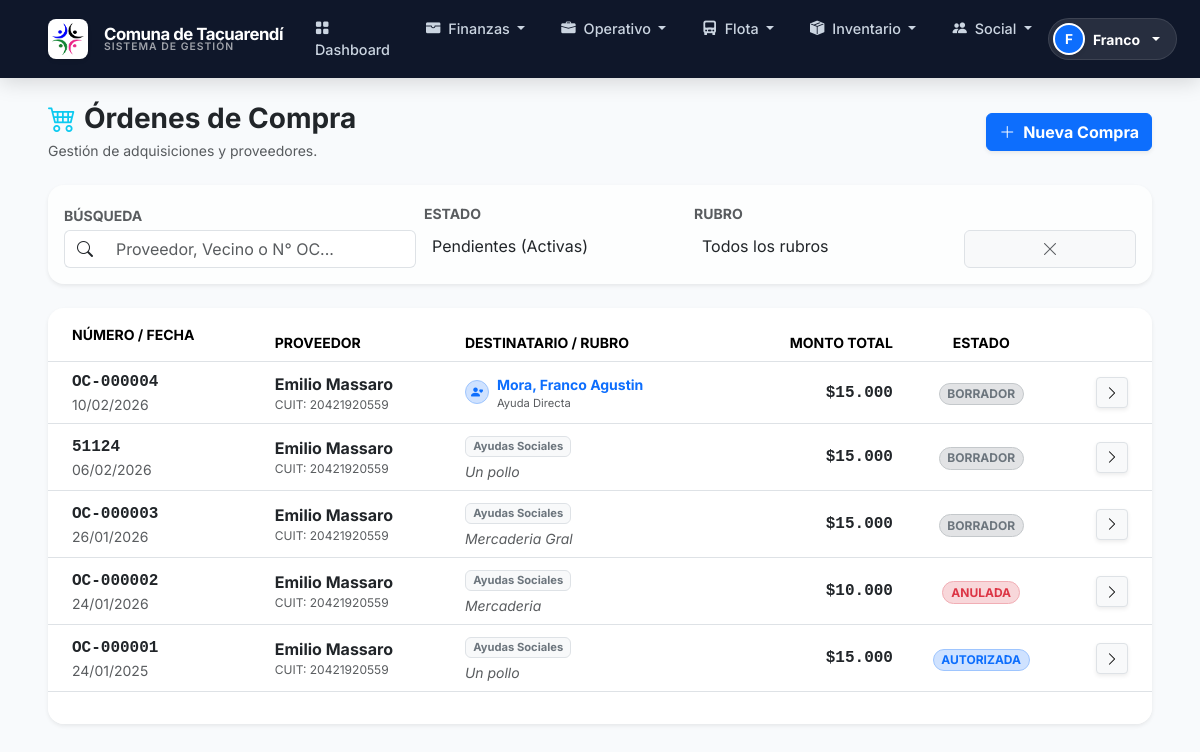
The app's page /ordenes-compra/ (signed in), older data.
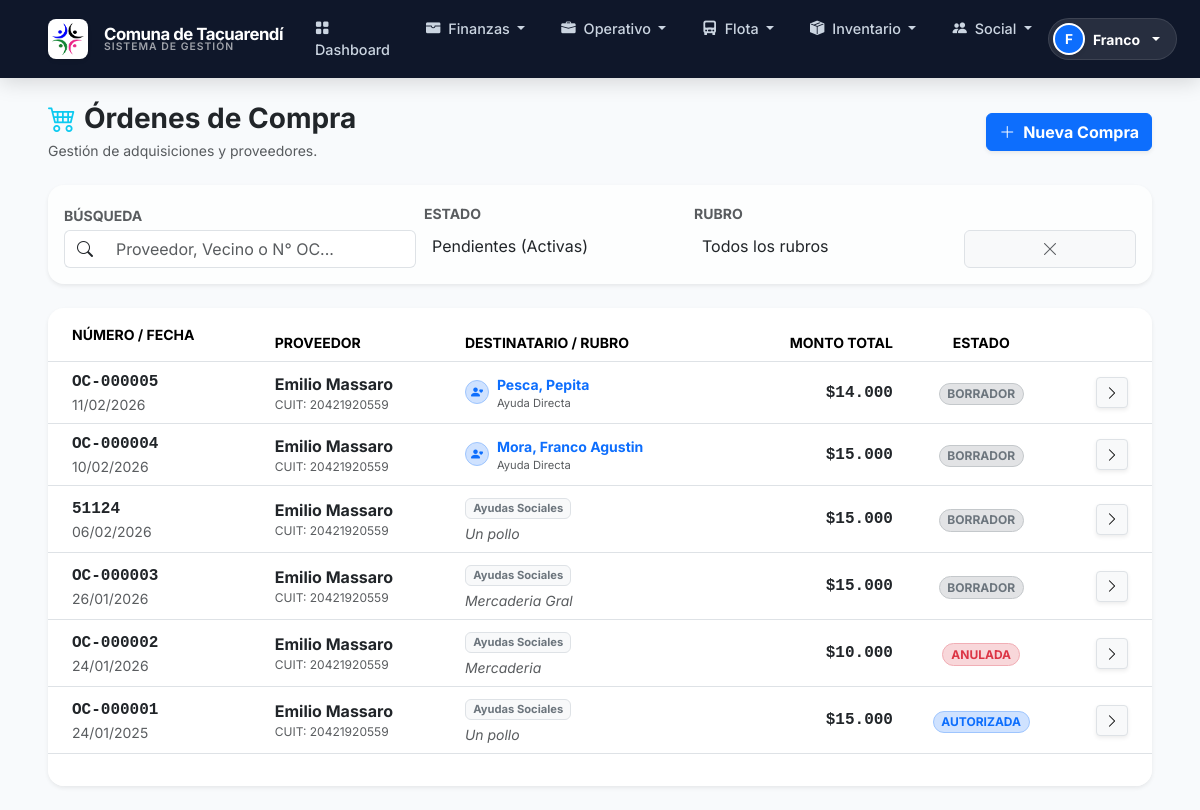
The same page, newer data.
### finanzas/models.py (models this page shows, shortened)
class OrdenCompra(models.Model):
    ESTADO_BORRADOR = "BORRADOR"
    ESTADO_AUTORIZADA = "AUTORIZADA"
    ESTADO_CERRADA = "CERRADA"
    ESTADO_ANULADA = "ANULADA"
    ESTADO_CHOICES = [
        (ESTADO_BORRADOR, "Borrador"),
        (ESTADO_AUTORIZADA, "Autorizada"),
        (ESTADO_CERRADA, "Cerrada"),
        (ESTADO_ANULADA, "Anulada"),
    ]
    RUBRO_CHOICES = [
        ("AS", "Ayudas Sociales"),
        ("CB", "Combustible"),
        ("OB", "Obras y Materiales"),
        ("SV", "Servicios"),
        ("PE", "Personal / Jornales"),
        ("HI", "Herramientas e Insumos"),
        ("OT", "Otros / General"),
    ]
    serie = models.ForeignKey('SerieOC', on_delete=models.SET_NULL, null=True, blank=True)
    numero = models.CharField(max_length=30, blank=True)
    fecha_oc = models.DateField()
    estado = models.CharField(max_length=15, choices=ESTADO_CHOICES, default=ESTADO_BORRADOR)
    rubro_principal = models.CharField(max_length=2, choices=RUBRO_CHOICES, default="OT", blank=True)
    proveedor = models.ForeignKey('Proveedor', on_delete=models.SET_NULL, null=True, blank=True)
    proveedor_nombre = models.CharField(max_length=200, blank=True)
    proveedor_cuit = models.CharField(max_length=20, blank=True)
    persona = models.ForeignKey(
        'Beneficiario',
        on_delete=models.SET_NULL,
        null=True,
        blank=True,
        verbose_name="Beneficiario (Opcional)",
        related_name="ordenes_compra",
        help_text="Si esta compra es una ayuda directa para un vecino, seleccionalo aquí."
    )
    area = models.ForeignKey('Area', on_delete=models.SET_NULL, null=True, blank=True)
    observaciones = models.TextField(blank=True)
    creado_por = models.ForeignKey(settings.AUTH_USER_MODEL, on_delete=models.SET_NULL, null=True)
    fecha_creacion = models.DateTimeField(auto_now_add=True)
    class Meta:
        verbose_name = "Orden de compra"
        verbose_name_plural = "Órdenes de compra"
        ordering = ["-id"]
    @property
    def total_monto(self):
        return self.lineas.aggregate(total=Sum('monto'))['total'] or 0

class Proveedor(models.Model):
    nombre = models.CharField(max_length=200)
    cuit = models.CharField(max_length=20, blank=True, db_index=True)
    direccion = models.CharField(max_length=255, blank=True)
    telefono = models.CharField(max_length=50, blank=True)
    email = models.EmailField(blank=True)
    rubro = models.CharField(max_length=100, blank=True, null=True, help_text="Ej: Ferretería, Combustible")
    cbu = models.CharField(max_length=100, blank=True, null=True, verbose_name="CBU/CVU")
    alias = models.CharField(max_length=100, blank=True, null=True, verbose_name="Alias Bancario")
    activo = models.BooleanField(default=True)
    class Meta:
        verbose_name = "Proveedor"
        verbose_name_plural = "Proveedores"

class Beneficiario(models.Model):
    TIPO_VINCULO_NINGUNO = "NINGUNO"
    TIPO_VINCULO_PLANTA = "PLANTA"
    TIPO_VINCULO_JORNAL = "JORNAL"
    TIPO_VINCULO_EVENTUAL = "EVENTUAL"
    TIPO_VINCULO_HONORARIO = "HONORARIO"
    TIPO_VINCULO_CHOICES = [
        (TIPO_VINCULO_NINGUNO, "Sin vínculo"),
        (TIPO_VINCULO_PLANTA, "Planta"),
        (TIPO_VINCULO_JORNAL, "Jornal"),
        (TIPO_VINCULO_EVENTUAL, "Eventual"),
        (TIPO_VINCULO_HONORARIO, "Honorarios"),
    ]
    nombre = models.CharField(max_length=100)
    apellido = models.CharField(max_length=100)
    dni = models.CharField(max_length=20, blank=True, db_index=True)
    fecha_nacimiento = models.DateField(null=True, blank=True)
    direccion = models.CharField(max_length=255, blank=True)
    barrio = models.CharField(max_length=100, blank=True)
    telefono = models.CharField(max_length=50, blank=True)
    notas = models.TextField(blank=True, help_text="Observaciones generales sobre la situación social")
    paga_servicios = models.BooleanField(default=False)
    detalle_servicios = models.CharField(max_length=255, blank=True)
    tipo_vinculo = models.CharField(max_length=20, choices=TIPO_VINCULO_CHOICES, default=TIPO_VINCULO_NINGUNO)
    sector_laboral = models.ForeignKey(Area, on_delete=models.SET_NULL, null=True, blank=True, related_name="beneficiarios_laborales")
    fecha_ingreso = models.DateField(null=True, blank=True)
    percibe_beneficio = models.BooleanField(default=False)
    beneficio_detalle = models.CharField(max_length=255, blank=True)
    beneficio_organismo = models.CharField(max_length=120, blank=True)
    beneficio_monto_aprox = models.DecimalField(max_digits=12, decimal_places=2, null=True, blank=True)
    activo = models.BooleanField(default=True)
    created = models.DateTimeField(auto_now_add=True)
    class Meta:
        verbose_name = "Beneficiario"
        verbose_name_plural = "Beneficiarios"
        ordering = ["apellido", "nombre"]
    def __str__(self):
        return f"{self.apellido}, {self.nombre}"

class OrdenCompraLinea(models.Model):
    orden = models.ForeignKey(OrdenCompra, on_delete=models.CASCADE, related_name="lineas")
    categoria = models.ForeignKey('Categoria', on_delete=models.PROTECT, null=True, blank=True)
    area = models.ForeignKey('Area', on_delete=models.SET_NULL, null=True, blank=True)
    descripcion = models.CharField(max_length=255)
    monto = models.DecimalField(max_digits=14, decimal_places=2)
    beneficiario = models.ForeignKey('Beneficiario', on_delete=models.SET_NULL, null=True, blank=True)

### finanzas/views_oc.py (the view, shortened to what this page needs)
# urls.py: path("ordenes-compra/", views_oc.OCListView.as_view(), name="oc_list"),
class OCListView(OperadorSocialRequiredMixin, ListView):
    model = OrdenCompra
    template_name = "finanzas/oc_list.html"
    context_object_name = "ordenes"
    paginate_by = 20
    ordering = ["-id"]
    def get_queryset(self):
        qs = super().get_queryset().select_related("proveedor", "area")
        q = self.request.GET.get("q")
        estado = self.request.GET.get("estado")
        if estado and estado != "TODAS":
            qs = qs.filter(estado=estado)
        return qs
    def get_context_data(self, **kwargs):
        ctx = super().get_context_data(**kwargs)
        ctx.update(roles_ctx(self.request.user))
        return ctx

### finanzas/context_processors.py (called while the page is built)
def roles_ctx(request):
    if request.user.is_authenticated:
        return get_roles_ctx(request.user)
    return {}

def comuna_ctx(request):
    return {
        "COMUNA_NOMBRE": getattr(settings, "COMUNA_NOMBRE", "Comuna de Tacuarendí"),
        "COMUNA_CUIT": getattr(settings, "COMUNA_CUIT", ""),
        "COMUNA_TELEFONO": getattr(settings, "COMUNA_TELEFONO", ""),
        "COMUNA_EMAIL": getattr(settings, "COMUNA_EMAIL", ""),
        "COMUNA_DIRECCION": getattr(settings, "COMUNA_DOMICILIO", ""),
    }

### finanzas/mixins.py (called while the page is built)
def _tiene_grupo(user, grupos):
    if not user:
        return False
    if not getattr(user, "is_authenticated", False):
        return False
    if user.is_superuser:
        return True
    return user.groups.filter(name__in=grupos).exists()

def es_admin_sistema(user):
    return _tiene_grupo(user, ["ADMIN_SISTEMA", "ADMIN"])

def es_staff_finanzas(user):
    return _tiene_grupo(user, ["Finanzas", "STAFF_FINANZAS", "TESORERIA", "SECRETARIA"])

def es_operador_finanzas(user):
    return _tiene_grupo(user, ["Finanzas", "OPERADOR_FINANZAS", "CAJA", "STAFF_FINANZAS", "ADMIN_SISTEMA"])

def es_equipo_genero(user):
    return _tiene_grupo(user, ["GENEROYNIÑEZ", "ADMIN_SISTEMA"])

### finanzas/templates/finanzas/oc_list.html (shortened to what the changed rows need)
{% extends "finanzas/base.html" %}
{% load humanize %}
{% block content %}
<div class="d-flex justify-content-between align-items-center mb-4 animate-fade-in">
    <div>
        <h1 class="h3 fw-bold text-dark mb-1">
            <i class="bi bi-cart4 me-2 text-info"></i>Órdenes de Compra
        </h1>
    </div>
</div>
<div class="card border-0 shadow-sm overflow-hidden rounded-4 animate-fade-in">
    <div class="table-responsive">
        <table class="table table-hover align-middle mb-0">
            <thead class="bg-light small text-uppercase text-secondary fw-bold">
                <tr>
                    <th class="ps-4 py-3">Número / Fecha</th>
                    <th>Proveedor</th>
                    <th>Destinatario / Rubro</th> <th class="text-end">Monto Total</th>
                    <th class="text-center">Estado</th>
                    <th class="text-end pe-4"></th>
                </tr>
            </thead>
            <tbody>
                {% for orden in ordenes %}
                <tr>
                    <td class="ps-4">
                        <div class="fw-bold text-dark font-monospace">
                            {% if orden.numero %}{{ orden.numero }}{% else %}#{{ orden.id }}{% endif %}
                        </div>
                        <div class="small text-muted">{{ orden.fecha_oc|date:"d/m/Y" }}</div>
                    </td>
                    <td>
                        <div class="fw-bold text-dark text-truncate" style="max-width: 200px;">
                            {{ orden.proveedor.nombre|default:orden.proveedor_nombre }}
                        </div>
                        {% if orden.proveedor.cuit or orden.proveedor_cuit %}
                            <div class="small text-muted" style="font-size: 0.75rem;">
                                CUIT: {{ orden.proveedor.cuit|default:orden.proveedor_cuit }}
                            </div>
                        {% endif %}
                    </td>
                    <td>
                        {% if orden.persona %}
                            <div class="d-flex align-items-center">
                                <span class="badge bg-primary-subtle text-primary border border-primary-subtle me-2 rounded-circle p-1 d-flex align-items-center justify-content-center" style="width: 24px; height: 24px;" title="Ayuda Social">
                                    <i class="bi bi-person-heart"></i>
                                </span>
                                <div>
                                    <div class="fw-bold text-primary small">{{ orden.persona }}</div>
                                    <div class="small text-muted" style="font-size: 0.7rem;">Ayuda Directa</div>
                                </div>
                            </div>
                        {% else %}
                            {% if orden.rubro_principal %}
                                <span class="badge bg-light text-secondary border mb-1" style="font-size: 0.7rem;">
                                    {{ orden.get_rubro_principal_display }}
                                </span>
                            {% endif %}
                            <div class="small text-muted fst-italic text-truncate" style="max-width: 200px;">
                                {{ orden.lineas.first.descripcion|default:"Sin detalle" }}
                            </div>
                        {% endif %}
                    </td>
                    <td class="text-end font-monospace fw-bold text-dark">
                        {% if orden.total_monto > 0 %}
                            ${{ orden.total_monto|intcomma }}
                        {% else %}
                            <span class="text-muted">-</span>
                        {% endif %}
                    </td>
                    <td class="text-center">
                        {% if orden.estado == 'BORRADOR' %}
                            <span class="badge bg-secondary-subtle text-secondary border border-secondary-subtle rounded-pill">BORRADOR</span>
                        {% elif orden.estado == 'AUTORIZADA' %}
                            <span class="badge bg-primary-subtle text-primary border border-primary-subtle rounded-pill">AUTORIZADA</span>
                        {% elif orden.estado == 'CERRADA' %}
                            <span class="badge bg-success-subtle text-success border border-success-subtle rounded-pill">CERRADA</span>
                        {% elif orden.estado == 'ANULADA' %}
                            <span class="badge bg-danger-subtle text-danger border border-danger-subtle rounded-pill">ANULADA</span>
                        {% endif %}
                    </td>
                    <td class="text-end pe-4">
                        <a href="{% url 'finanzas:oc_detail' orden.pk %}" class="btn btn-sm btn-light border shadow-sm hover-lift" title="Ver detalle">
                            <i class="bi bi-chevron-right"></i>
                        </a>
                    </td>
                </tr>
                {% endfor %}
            </tbody>
        </table>
    </div>
</div>
{% endblock %}

Row changes from the older to the newer data that the page shows:
added OrdenCompra: numero "OC-000005", fecha_oc "11/02/2026", proveedor.nombre "Emilio Massaro", proveedor.cuit "20421920559", persona "Pesca, Pepita", total_monto "14.000", estado "BORRADOR"
